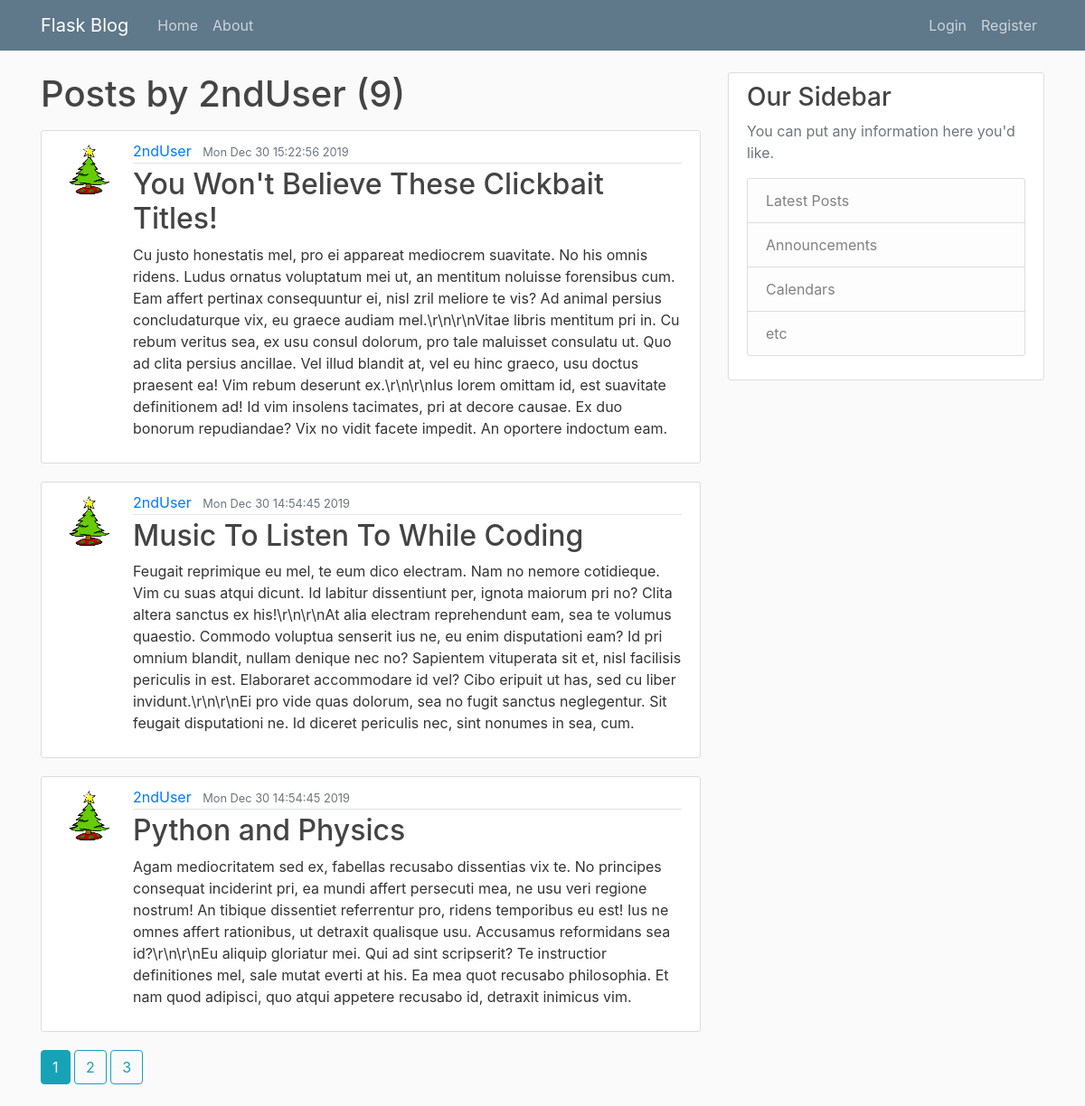
/user/2ndUser, run on the app's committed database.
### flaskblog/models.py (models this page shows, shortened)
class User(db.Model, UserMixin):
    id = db.Column(db.Integer, primary_key=True)
    username = db.Column(db.String(20), unique=True, nullable=False)
    email = db.Column(db.String(120), unique=True, nullable=False)
    image_file = db.Column(db.String(60), nullable=False, default='default.jpg')
    password = db.Column(db.String(60), nullable=False)
    posts = db.relationship('Post', backref='author', lazy=True)

class Post(db.Model):
    id = db.Column(db.Integer, primary_key=True)
    title = db.Column(db.String(100), nullable=False)
    date_posted = db.Column(db.DateTime, nullable=False, default=datetime.now())
    content = db.Column(db.Text, nullable=False)
    user_id = db.Column(db.Integer, db.ForeignKey('user.id'), nullable=False)

### flaskblog/users/routes.py (the view)
@users.route('/user/<string:username>')
def user_posts(username):
    page=request.args.get('page', 1, type=int)
    user=User.query.filter_by(username=username).first_or_404()
    posts=Post.query.filter_by(author=user).order_by(Post.date_posted.desc()).paginate(page=page, per_page=3)
    return render_template('user_posts.html', posts=posts, user=user)

### flaskblog/templates/user_posts.html
{% extends 'base.html' %}
{% block body %}
<h1 class="mb-3">Posts by {{ user.username }} ({{ posts.total}})</h1>
    {% for post in posts.items %}
        <article class="media content-section">
            <img class="rounded-circle article-img" src="{{ url_for('static', filename='profile_pics/' + post.author.image_file) }}">
            <div class="media-body">
                <div class="article-metadata">
                    <a class="mr-2" href="{{url_for('users.user_posts', username=post.author.username)}}">{{ post.author.username }}</a>
                    <small class="text-muted">{{ post.date_posted.strftime('%c') }}</small>
                </div>
                <h2> <a class="article-title" href="{{url_for('posts.post', post_id=post.id)}}"> {{ post.title }} </a> </h2>
                <p class="article-content">{{ post.content }}</p>
            </div>
        </article>
    {% endfor %}
    {% for page_num in posts.iter_pages(left_edge=1, right_edge=1, left_current=1, right_current=2) %}
        {% if page_num %}
            {% if posts.page == page_num %}
                <a class="btn btn-info mb-4" href="{{url_for('users.user_posts', username=user.username, page=page_num)}}"> {{ page_num }} </a>
            {% else %}
                <a class="btn btn-outline-info mb-4" href="{{url_for('users.user_posts', username=user.username, page=page_num)}}"> {{ page_num }} </a>
            {% endif %}
        {% else %}
            ...
        {% endif %}
    {% endfor %}
{% endblock %}

### flaskblog/static/css/main.css (style rules this page uses)
body { height: 100%; width: 100%; background: #fafafa; color: #333333; margin-top: 5rem; }
h1, h2, h3, h4, h5, h6 { color: #444444; }
.content-section { background: #ffffff; padding: 10px 20px; border: 1px solid #dddddd; border-radius: 3px; margin-bottom: 20px; }
.article-title { color: #444444; }
.article-content { white-space: pre-line; }
.article-img { height: 65px; width: 65px; margin-right: 16px; }
.article-metadata { padding-bottom: 1px; margin-bottom: 4px; border-bottom: 1px solid #e3e3e3 }

### data on the page
User: username "2ndUser"
Post: image_file (picture), author.username "2ndUser", date_posted "Mon Dec 30 15:22:56 2019", title "You Won't Believe These Clickbait Titles!", content "Cu justo honestatis mel, pro ei appareat mediocrem suavitate. No his omnis ridens. Ludus ornatus voluptatum mei ut, an mentitum noluisse forensibus cum. Eam affert pertinax consequuntur ei, nisl zril meliore te vis? Ad animal persius concludaturque vix, eu graece audiam mel.\\r\\n\\r\\nVitae libris mentitum pri in. Cu rebum veritus sea, ex usu consul dolorum, pro tale maluisset consulatu ut. Quo ad clita persius ancillae. Vel illud blandit at, vel eu hinc graeco, usu doctus praesent ea! Vim rebum deserunt ex.\\r\\n\\r\\nIus lorem omittam id, est suavitate definitionem ad! Id vim insolens tacimates, pri at decore causae. Ex duo bonorum repudiandae? Vix no vidit facete impedit. An oportere indoctum…"
Post: image_file (picture), author.username "2ndUser", date_posted "Mon Dec 30 14:54:45 2019", title "Music To Listen To While Coding", content "Feugait reprimique eu mel, te eum dico electram. Nam no nemore cotidieque. Vim cu suas atqui dicunt. Id labitur dissentiunt per, ignota maiorum pri no? Clita altera sanctus ex his!\\r\\n\\r\\nAt alia electram reprehendunt eam, sea te volumus quaestio. Commodo voluptua senserit ius ne, eu enim disputationi eam? Id pri omnium blandit, nullam denique nec no? Sapientem vituperata sit et, nisl facilisis periculis in est. Elaboraret accommodare id vel? Cibo eripuit ut has, sed cu liber invidunt.\\r\\n\\r\\nEi pro vide quas dolorum, sea no fugit sanctus neglegentur. Sit feugait disputationi ne. Id diceret periculis nec, sint nonumes in sea, cum."
Post: image_file (picture), author.username "2ndUser", date_posted "Mon Dec 30 14:54:45 2019", title "Python and Physics", content "Agam mediocritatem sed ex, fabellas recusabo dissentias vix te. No principes consequat inciderint pri, ea mundi affert persecuti mea, ne usu veri regione nostrum! An tibique dissentiet referrentur pro, ridens temporibus eu est! Ius ne omnes affert rationibus, ut detraxit qualisque usu. Accusamus reformidans sea id?\\r\\n\\r\\nEu aliquip gloriatur mei. Qui ad sint scripserit? Te instructior definitiones mel, sale mutat everti at his. Ea mea quot recusabo philosophia. Et nam quod adipisci, quo atqui appetere recusabo id, detraxit inimicus vim."

### other printed values
{{ posts.total }} "9"
{{ page_num }} "1"
{{ page_num }} "2" "3"
